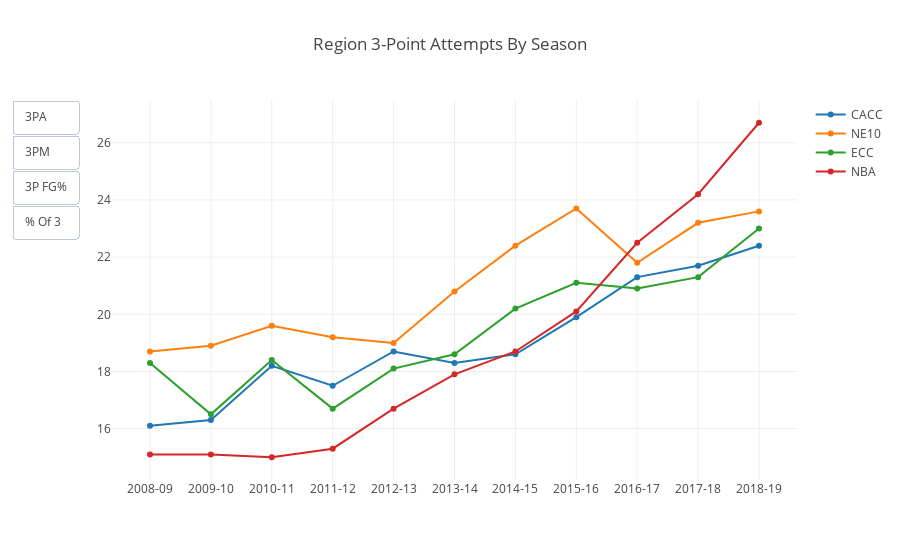

Here is the notebook cell this chart was saved with:
### Code cell
confnames = (df['Conference'].unique())
byconf = df.groupby(['Conference', 'Season'],as_index=False).sum()

byconf

cacc_3pa = go.Scatter(
    x = byconf['Season'],
    y = round((byconf[byconf['Conference'] == 'CACC']['TPA'] / byconf[byconf['Conference'] == 'CACC']['GP']),1),
    name = 'CACC')

ne10_3pa = go.Scatter(
    x = byconf['Season'],
    y = round((byconf[byconf['Conference'] == 'NE10']['TPA'] / byconf[byconf['Conference'] == 'NE10']['GP']),1),
    name = 'NE10')

ecc_3pa = go.Scatter(
    x = byconf['Season'],
    y = round((byconf[byconf['Conference'] == 'ECC']['TPA'] / byconf[byconf['Conference'] == 'ECC']['GP']),1),
    name = 'ECC')

nba_3pa = go.Scatter(
    x = byconf['Season'],
    y = [15.1,15.1,15,15.3,16.7,17.9,18.7,20.1,22.5,24.2,26.7],
    name = 'NBA'
)



cacc_3pm = go.Scatter(
    x = byconf['Season'],
    y = round((byconf[byconf['Conference'] == 'CACC']['TPM'] / byconf[byconf['Conference'] == 'CACC']['GP']),1),
    name = 'CACC',
    visible=False)

ne10_3pm = go.Scatter(
    x = byconf['Season'],
    y = round((byconf[byconf['Conference'] == 'NE10']['TPM'] / byconf[byconf['Conference'] == 'NE10']['GP']),1),
    name = 'NE10',
    visible=False)

ecc_3pm = go.Scatter(
    x = byconf['Season'],
    y = round((byconf[byconf['Conference'] == 'ECC']['TPM'] / byconf[byconf['Conference'] == 'ECC']['GP']),1),
    name = 'ECC',
    visible=False)

nba_3pm = go.Scatter(
    x = byconf['Season'],
    y = [5.5,5.3,5.4,5.3,6,6.4,6.5,7.1,8.1,8.8,9.5],
    name = 'NBA',
    visible=False
)



cacc_3pct = go.Scatter(
    x = byconf['Season'],
    y = round((byconf[byconf['Conference'] == 'CACC']['TPM'] / byconf[byconf['Conference'] == 'CACC']['TPA'])*100,1),
    name = 'CACC',
    visible=False)

ne10_3pct = go.Scatter(
    x = byconf['Season'],
    y = round((byconf[byconf['Conference'] == 'NE10']['TPM'] / byconf[byconf['Conference'] == 'NE10']['TPA'])*100,1),
    name = 'NE10',
    visible=False)

ecc_3pct = go.Scatter(
    x = byconf['Season'],
    y = round((byconf[byconf['Conference'] == 'ECC']['TPM'] / byconf[byconf['Conference'] == 'ECC']['TPA'])*100,1),
    name = 'ECC',
    visible=False)

nba_3pct = go.Scatter(
    x = byconf['Season'],
    y = [36.5,35.4,36.1,34.8,36,35.8,34.8,35.3,35.9,36.2,35.6],
    name = 'NBA',
    visible=False
)


cacc_pctof3 = go.Scatter(
    x = byconf['Season'],
    y = round((byconf[byconf['Conference'] == 'CACC']['TPA'] / byconf[byconf['Conference'] == 'CACC']['FGA'])*100,1),
    name = 'CACC',
    visible=False)

ne10_pctof3 = go.Scatter(
    x = byconf['Season'],
    y = round((byconf[byconf['Conference'] == 'NE10']['TPA'] / byconf[byconf['Conference'] == 'NE10']['FGA'])*100,1),
    name = 'NE10',
    visible=False)

ecc_pctof3 = go.Scatter(
    x = byconf['Season'],
    y = round((byconf[byconf['Conference'] == 'ECC']['TPA'] / byconf[byconf['Conference'] == 'ECC']['FGA'])*100,1),
    name = 'ECC',
    visible=False)

nba_pctof3 = go.Scatter(
    x = byconf['Season'],
    y = [22.4,22.2,22.2,22.6,24.4,25.9,26.8,28.5,31.6,33.7,35.9],
    name = 'NBA',
    visible=False
)



data=[cacc_3pa, ne10_3pa, ecc_3pa, nba_3pa, cacc_3pm, ne10_3pm, ecc_3pm, nba_3pm,
     cacc_3pct, ne10_3pct, ecc_3pct, nba_3pct, cacc_pctof3, ne10_pctof3, ecc_pctof3, nba_pctof3]


updatemenus = list([
    dict(type="buttons",
         active=-1,
         buttons=list([
            dict(label = '3PA',
                 method = 'update',
                 args = [{'visible': [True]*4 + [False]*12},
                         {'title': 'Region 3-Point Attempts By Season'}]),

            dict(label = '3PM',
                 method = 'update',
                 args = [{'visible': [False]*4 + [True]*4 + [False]*8},
                         {'title': 'Region 3-Point Makes By Season'}]),

            dict(label = '3P FG%',
                 method = 'update',
                 args = [{'visible': [False]*8 + [True]*4 + [False]*4},
                         {'title': 'Region 3-Point FG Percentage By Season'}]),
             dict(label = '% Of 3',
                 method = 'update',
                 args = [{'visible': [False]*12 + [True]*4},
                         {'title': 'Region Percent of 3-Point Attempts By Season'}]),
        ]),
    )
])


layout = dict( 
    title = 'Region 3-Point Attempts By Season',
    xaxis=dict(type='category'),
    updatemenus=updatemenus
)
    

fig = dict(data=data, layout=layout)

iplot(fig, filename = 'threetrends.html')

### Figure 1 — Plotly figure (JSON) as saved in the notebook; plotly's stock layout.template omitted (floating-point values rounded to 4 significant figures)
{"data": [{"name": "CACC", "type": "scatter", "uid": "4640b099-139d-4578-a90c-716f6e929f08", "x": ["2008-09", "2009-10", "2010-11", "2011-12", "2012-13", "2013-14", "2014-15", "2015-16", "2016-17", "2017-18", "2018-19", "2008-09", "2009-10", "2010-11", "2011-12", "2012-13", "2013-14", "2014-15", "2015-16", "2016-17", "2017-18", "2018-19", "2008-09", "2009-10", "2010-11", "2011-12", "2012-13", "2013-14", "2014-15", "2015-16", "2016-17", "2017-18", "2018-19"], "y": [16.1, 16.3, 18.2, 17.5, 18.7, 18.3, 18.6, 19.9, 21.3, 21.7, 22.4]}, {"name": "NE10", "type": "scatter", "uid": "09dc377a-83e4-4cdf-969d-f16aa5c7ca40", "x": ["2008-09", "2009-10", "2010-11", "2011-12", "2012-13", "2013-14", "2014-15", "2015-16", "2016-17", "2017-18", "2018-19", "2008-09", "2009-10", "2010-11", "2011-12", "2012-13", "2013-14", "2014-15", "2015-16", "2016-17", "2017-18", "2018-19", "2008-09", "2009-10", "2010-11", "2011-12", "2012-13", "2013-14", "2014-15", "2015-16", "2016-17", "2017-18", "2018-19"], "y": [18.7, 18.9, 19.6, 19.2, 19, 20.8, 22.4, 23.7, 21.8, 23.2, 23.6]}, {"name": "ECC", "type": "scatter", "uid": "368a9342-8dec-4028-bb44-b891b4b67739", "x": ["2008-09", "2009-10", "2010-11", "2011-12", "2012-13", "2013-14", "2014-15", "2015-16", "2016-17", "2017-18", "2018-19", "2008-09", "2009-10", "2010-11", "2011-12", "2012-13", "2013-14", "2014-15", "2015-16", "2016-17", "2017-18", "2018-19", "2008-09", "2009-10", "2010-11", "2011-12", "2012-13", "2013-14", "2014-15", "2015-16", "2016-17", "2017-18", "2018-19"], "y": [18.3, 16.5, 18.4, 16.7, 18.1, 18.6, 20.2, 21.1, 20.9, 21.3, 23]}, {"name": "NBA", "type": "scatter", "uid": "e1b192fd-7989-4e93-8c59-f3e898bdfe14", "x": ["2008-09", "2009-10", "2010-11", "2011-12", "2012-13", "2013-14", "2014-15", "2015-16", "2016-17", "2017-18", "2018-19", "2008-09", "2009-10", "2010-11", "2011-12", "2012-13", "2013-14", "2014-15", "2015-16", "2016-17", "2017-18", "2018-19", "2008-09", "2009-10", "2010-11", "2011-12", "2012-13", "2013-14", "2014-15", "2015-16", "2016-17", "2017-18", "2018-19"], "y": [15.1, 15.1, 15, 15.3, 16.7, 17.9, 18.7, 20.1, 22.5, 24.2, 26.7]}, {"name": "CACC", "type": "scatter", "uid": "9db40697-6e24-4d38-abac-5f57dc28addb", "visible": false, "x": ["2008-09", "2009-10", "2010-11", "2011-12", "2012-13", "2013-14", "2014-15", "2015-16", "2016-17", "2017-18", "2018-19", "2008-09", "2009-10", "2010-11", "2011-12", "2012-13", "2013-14", "2014-15", "2015-16", "2016-17", "2017-18", "2018-19", "2008-09", "2009-10", "2010-11", "2011-12", "2012-13", "2013-14", "2014-15", "2015-16", "2016-17", "2017-18", "2018-19"], "y": [5.4, 5.4, 6, 5.9, 6.2, 6, 6.2, 6.7, 7.1, 7.4, 7.6]}, {"name": "NE10", "type": "scatter", "uid": "aaf56824-5ded-4491-b0d0-7449009c6701", "visible": false, "x": ["2008-09", "2009-10", "2010-11", "2011-12", "2012-13", "2013-14", "2014-15", "2015-16", "2016-17", "2017-18", "2018-19", "2008-09", "2009-10", "2010-11", "2011-12", "2012-13", "2013-14", "2014-15", "2015-16", "2016-17", "2017-18", "2018-19", "2008-09", "2009-10", "2010-11", "2011-12", "2012-13", "2013-14", "2014-15", "2015-16", "2016-17", "2017-18", "2018-19"], "y": [6.3, 6.3, 6.6, 6.8, 6.6, 7.3, 8, 8.8, 8.1, 8.6, 8.6]}, {"name": "ECC", "type": "scatter", "uid": "183364ae-ff12-4ec0-b1e3-575d27ad53bf", "visible": false, "x": ["2008-09", "2009-10", "2010-11", "2011-12", "2012-13", "2013-14", "2014-15", "2015-16", "2016-17", "2017-18", "2018-19", "2008-09", "2009-10", "2010-11", "2011-12", "2012-13", "2013-14", "2014-15", "2015-16", "2016-17", "2017-18", "2018-19", "2008-09", "2009-10", "2010-11", "2011-12", "2012-13", "2013-14", "2014-15", "2015-16", "2016-17", "2017-18", "2018-19"], "y": [6.3, 5.3, 6.3, 5.4, 5.7, 6.1, 7.2, 7.3, 7.4, 7.4, 7.8]}, {"name": "NBA", "type": "scatter", "uid": "ed6d61fe-3d95-4b52-8f29-c9e8fc25b22d", "visible": false, "x": ["2008-09", "2009-10", "2010-11", "2011-12", "2012-13", "2013-14", "2014-15", "2015-16", "2016-17", "2017-18", "2018-19", "2008-09", "2009-10", "2010-11", "2011-12", "2012-13", "2013-14", "2014-15", "2015-16", "2016-17", "2017-18", "2018-19", "2008-09", "2009-10", "2010-11", "2011-12", "2012-13", "2013-14", "2014-15", "2015-16", "2016-17", "2017-18", "2018-19"], "y": [5.5, 5.3, 5.4, 5.3, 6, 6.4, 6.5, 7.1, 8.1, 8.8, 9.5]}, {"name": "CACC", "type": "scatter", "uid": "c957d7bf-a513-49df-9cbd-6ee1207cf816", "visible": false, "x": ["2008-09", "2009-10", "2010-11", "2011-12", "2012-13", "2013-14", "2014-15", "2015-16", "2016-17", "2017-18", "2018-19", "2008-09", "2009-10", "2010-11", "2011-12", "2012-13", "2013-14", "2014-15", "2015-16", "2016-17", "2017-18", "2018-19", "2008-09", "2009-10", "2010-11", "2011-12", "2012-13", "2013-14", "2014-15", "2015-16", "2016-17", "2017-18", "2018-19"], "y": [33.5, 33.1, 33.2, 33.8, 33.3, 33, 33.1, 33.7, 33.3, 34.2, 33.9]}, {"name": "NE10", "type": "scatter", "uid": "28fc34da-0ba7-4872-8794-227491713041", "visible": false, "x": ["2008-09", "2009-10", "2010-11", "2011-12", "2012-13", "2013-14", "2014-15", "2015-16", "2016-17", "2017-18", "2018-19", "2008-09", "2009-10", "2010-11", "2011-12", "2012-13", "2013-14", "2014-15", "2015-16", "2016-17", "2017-18", "2018-19", "2008-09", "2009-10", "2010-11", "2011-12", "2012-13", "2013-14", "2014-15", "2015-16", "2016-17", "2017-18", "2018-19"], "y": [33.7, 33.3, 33.5, 35.4, 34.6, 35, 35.5, 37.1, 37.1, 36.9, 36.6]}, {"name": "ECC", "type": "scatter", "uid": "5e71792b-ab1c-4832-bf80-15ed269d85c1", "visible": false, "x": ["2008-09", "2009-10", "2010-11", "2011-12", "2012-13", "2013-14", "2014-15", "2015-16", "2016-17", "2017-18", "2018-19", "2008-09", "2009-10", "2010-11", "2011-12", "2012-13", "2013-14", "2014-15", "2015-16", "2016-17", "2017-18", "2018-19", "2008-09", "2009-10", "2010-11", "2011-12", "2012-13", "2013-14", "2014-15", "2015-16", "2016-17", "2017-18", "2018-19"], "y": [34.2, 32.2, 34.6, 32.6, 31.8, 32.8, 35.9, 34.5, 35.3, 34.5, 33.9]}, {"name": "NBA", "type": "scatter", "uid": "86128c13-e39a-4205-8960-805df5183cbf", "visible": false, "x": ["2008-09", "2009-10", "2010-11", "2011-12", "2012-13", "2013-14", "2014-15", "2015-16", "2016-17", "2017-18", "2018-19", "2008-09", "2009-10", "2010-11", "2011-12", "2012-13", "2013-14", "2014-15", "2015-16", "2016-17", "2017-18", "2018-19", "2008-09", "2009-10", "2010-11", "2011-12", "2012-13", "2013-14", "2014-15", "2015-16", "2016-17", "2017-18", "2018-19"], "y": [36.5, 35.4, 36.1, 34.8, 36, 35.8, 34.8, 35.3, 35.9, 36.2, 35.6]}, {"name": "CACC", "type": "scatter", "uid": "53840a7d-779f-44e7-9b10-9f7e19082c23", "visible": false, "x": ["2008-09", "2009-10", "2010-11", "2011-12", "2012-13", "2013-14", "2014-15", "2015-16", "2016-17", "2017-18", "2018-19", "2008-09", "2009-10", "2010-11", "2011-12", "2012-13", "2013-14", "2014-15", "2015-16", "2016-17", "2017-18", "2018-19", "2008-09", "2009-10", "2010-11", "2011-12", "2012-13", "2013-14", "2014-15", "2015-16", "2016-17", "2017-18", "2018-19"], "y": [27.4, 27.7, 30.8, 29.5, 31.4, 30.7, 31.3, 33.3, 34.9, 35.7, 35.2]}, {"name": "NE10", "type": "scatter", "uid": "a69b388d-0301-4c53-ac4c-2adc70a25d08", "visible": false, "x": ["2008-09", "2009-10", "2010-11", "2011-12", "2012-13", "2013-14", "2014-15", "2015-16", "2016-17", "2017-18", "2018-19", "2008-09", "2009-10", "2010-11", "2011-12", "2012-13", "2013-14", "2014-15", "2015-16", "2016-17", "2017-18", "2018-19", "2008-09", "2009-10", "2010-11", "2011-12", "2012-13", "2013-14", "2014-15", "2015-16", "2016-17", "2017-18", "2018-19"], "y": [32.5, 32.5, 33.3, 34.3, 33.4, 34.4, 37.8, 39.1, 36.1, 39, 39.9]}, {"name": "ECC", "type": "scatter", "uid": "8547b6e5-d5a9-4385-9f05-d39ddfd9fb6d", "visible": false, "x": ["2008-09", "2009-10", "2010-11", "2011-12", "2012-13", "2013-14", "2014-15", "2015-16", "2016-17", "2017-18", "2018-19", "2008-09", "2009-10", "2010-11", "2011-12", "2012-13", "2013-14", "2014-15", "2015-16", "2016-17", "2017-18", "2018-19", "2008-09", "2009-10", "2010-11", "2011-12", "2012-13", "2013-14", "2014-15", "2015-16", "2016-17", "2017-18", "2018-19"], "y": [31.2, 27.7, 31.7, 27.7, 30.3, 30.2, 33.5, 33, 33.3, 33.7, 36]}, {"name": "NBA", "type": "scatter", "uid": "d6d38296-2b6e-4c19-b6f7-9043ee4cec6e", "visible": false, "x": ["2008-09", "2009-10", "2010-11", "2011-12", "2012-13", "2013-14", "2014-15", "2015-16", "2016-17", "2017-18", "2018-19", "2008-09", "2009-10", "2010-11", "2011-12", "2012-13", "2013-14", "2014-15", "2015-16", "2016-17", "2017-18", "2018-19", "2008-09", "2009-10", "2010-11", "2011-12", "2012-13", "2013-14", "2014-15", "2015-16", "2016-17", "2017-18", "2018-19"], "y": [22.4, 22.2, 22.2, 22.6, 24.4, 25.9, 26.8, 28.5, 31.6, 33.7, 35.9]}], "layout": {"title": {"text": "Region 3-Point Attempts By Season"}, "updatemenus": [{"active": -1, "buttons": [{"args": [{"visible": [true, true, true, true, false, false, false, false, false, false, false, false, false, false, false, false]}, {"title": "Region 3-Point Attempts By Season"}], "label": "3PA", "method": "update"}, {"args": [{"visible": [false, false, false, false, true, true, true, true, false, false, false, false, false, false, false, false]}, {"title": "Region 3-Point Makes By Season"}], "label": "3PM", "method": "update"}, {"args": [{"visible": [false, false, false, false, false, false, false, false, true, true, true, true, false, false, false, false]}, {"title": "Region 3-Point FG Percentage By Season"}], "label": "3P FG%", "method": "update"}, {"args": [{"visible": [false, false, false, false, false, false, false, false, false, false, false, false, true, true, true, true]}, {"title": "Region Percent of 3-Point Attempts By Season"}], "label": "% Of 3", "method": "update"}], "type": "buttons"}], "xaxis": {"type": "category"}}}
